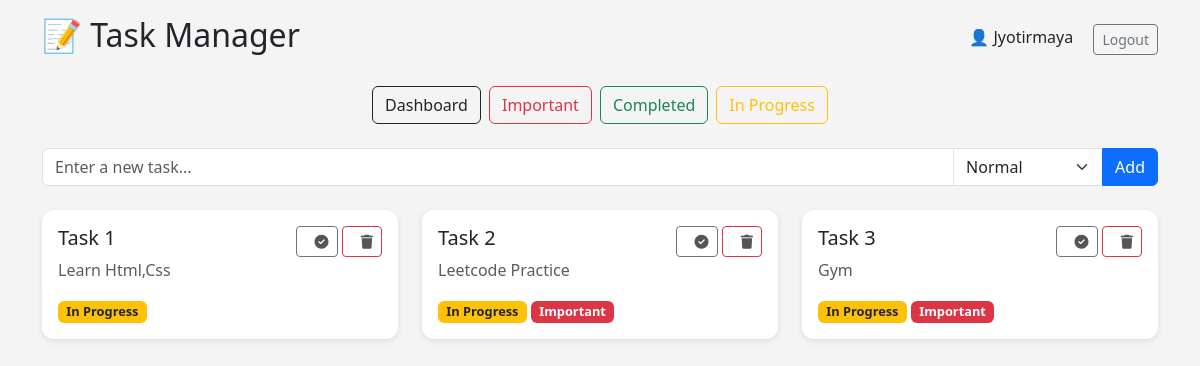
/inprogress (signed in), run on the app's committed database.
### app.py (models this page shows)
class Task(db.Model):
    id = db.Column(db.Integer, primary_key=True)
    content = db.Column(db.String(200), nullable=False)
    is_done = db.Column(db.Boolean, default=False)
    is_important = db.Column(db.Boolean, default=False)
    user_id = db.Column(db.Integer, db.ForeignKey('user.id'))

### app.py (the view)
@app.route('/inprogress')
def inprogress():
    if 'user_id' not in session:
        return redirect('/login')
    tasks = Task.query.filter_by(user_id=session['user_id'], is_done=False).all()
    return render_template('index.html', tasks=tasks, username=session.get('username'))

### templates/index.html (shortened to what this page needs)
<!DOCTYPE html>
<html lang="en">
<head>
  <link href="https://cdn.jsdelivr.net/npm/bootstrap@5.3.0/dist/css/bootstrap.min.css" rel="stylesheet">
</head>
<body>
<div class="container d-flex justify-content-between align-items-center my-3">
  <h2>📝 Task Manager</h2>
  <div class="text-end">
    <span class="me-3">👤 {{ username }}</span>
    <a href="/logout" class="btn btn-sm btn-outline-secondary">Logout</a>
  </div>
</div>
<div class="container my-4">
  <div class="d-flex justify-content-center mb-4">
    <a href="/" class="btn btn-outline-dark mx-1">Dashboard</a>
    <a href="/important" class="btn btn-outline-danger mx-1">Important</a>
    <a href="/completed" class="btn btn-outline-success mx-1">Completed</a>
    <a href="/inprogress" class="btn btn-outline-warning mx-1">In Progress</a>
  </div>
  <form action="/add" method="POST" class="input-group mb-4">
    <input name="task" class="form-control" placeholder="Enter a new task..." required>
    <select name="importance" class="form-select" style="max-width: 150px;">
      <option value="no">Normal</option>
    </select>
    <button class="btn btn-primary">Add</button>
  </form>
  <div class="row row-cols-1 row-cols-md-2 row-cols-lg-3 g-4">
    {% for task in tasks %}
    <div class="col">
      <div class="card p-3">
        <div class="d-flex justify-content-between align-items-start">
          <div>
            <h5>Task {{ loop.index }}</h5>
            <p class="text-muted">{{ task.content }}</p>
            {% if task.is_done %}
              <span class="badge bg-success">Completed</span>
            {% else %}
              <span class="badge bg-warning text-dark">In Progress</span>
            {% endif %}
            {% if task.is_important %}
              <span class="badge bg-danger">Important</span>
            {% endif %}
          </div>
          <div class="task-actions">
            <form action="/toggle/{{ task.id }}" method="POST" style="display:inline;">
              <button class="btn btn-sm btn-outline-secondary" title="Toggle Done">
                <i class="fas fa-check-circle"></i>
              </button>
            </form>
            <a href="/delete/{{ task.id }}" class="btn btn-sm btn-outline-danger" title="Delete Task">
              <i class="fas fa-trash"></i>
            </a>
          </div>
        </div>
      </div>
    </div>
    {% endfor %}
  </div>
</div>
</body>
</html>

### templates/index.html (style rules this page uses)
body { background-color: #f4f4f4; }
.card { border: none; border-radius: 12px; box-shadow: 0 2px 6px rgba(0, 0, 0, 0.1); }
.badge { font-size: 0.8rem; }
.task-actions i { cursor: pointer; margin-left: 10px; color: #555; }

### data on the page
Task: content "Learn Html,Css", is_done "In Progress"
Task: content "Leetcode Practice", is_done "In Progress", is_important "Important"
Task: content "Gym", is_done "In Progress", is_important "Important"

### other printed values
{{ username }} "Jyotirmaya"
